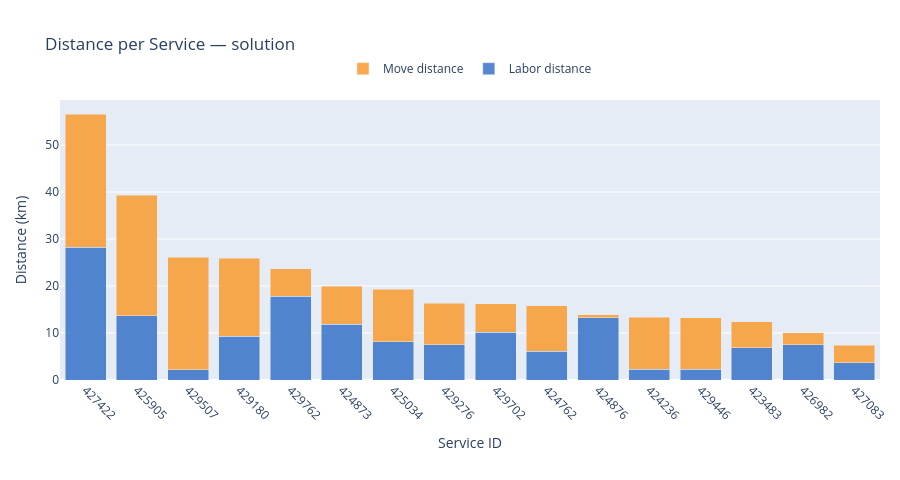

Notebook code cell kept with this figure:
### Markdown cell above
---
## Distance per Service

### Code cell
build_service_distance_figure(rows, all_services, LABEL).show()

### Figure 1 — Plotly figure (JSON) as saved in the notebook; plotly's stock layout.template omitted (floating-point values rounded to 4 significant figures)
{"data": [{"hoverinfo": "text", "hovertext": ["Service 427422<br>Labor: 28.27 km", "Service 425905<br>Labor: 13.70 km", "Service 429507<br>Labor: 2.23 km", "Service 429180<br>Labor: 9.33 km", "Service 429762<br>Labor: 17.83 km", "Service 424873<br>Labor: 11.90 km", "Service 425034<br>Labor: 8.17 km", "Service 429276<br>Labor: 7.46 km", "Service 429702<br>Labor: 10.17 km", "Service 424762<br>Labor: 6.16 km", "Service 424876<br>Labor: 13.20 km", "Service 424236<br>Labor: 2.30 km", "Service 429446<br>Labor: 2.29 km", "Service 423483<br>Labor: 6.86 km", "Service 426982<br>Labor: 7.52 km", "Service 427083<br>Labor: 3.63 km"], "marker": {"color": "rgba(55, 115, 200, 0.85)"}, "name": "Labor distance", "type": "bar", "x": ["427422", "425905", "429507", "429180", "429762", "424873", "425034", "429276", "429702", "424762", "424876", "424236", "429446", "423483", "426982", "427083"], "y": [28.27, 13.7, 2.23, 9.33, 17.83, 11.9, 8.17, 7.46, 10.17, 6.16, 13.2, 2.3, 2.29, 6.86, 7.52, 3.63]}, {"hoverinfo": "text", "hovertext": ["Service 427422<br>Move: 28.32 km", "Service 425905<br>Move: 25.65 km", "Service 429507<br>Move: 23.86 km", "Service 429180<br>Move: 16.61 km", "Service 429762<br>Move: 5.80 km", "Service 424873<br>Move: 8.07 km", "Service 425034<br>Move: 11.16 km", "Service 429276<br>Move: 8.91 km", "Service 429702<br>Move: 6.01 km", "Service 424762<br>Move: 9.59 km", "Service 424876<br>Move: 0.63 km", "Service 424236<br>Move: 11.08 km", "Service 429446<br>Move: 10.91 km", "Service 423483<br>Move: 5.51 km", "Service 426982<br>Move: 2.55 km", "Service 427083<br>Move: 3.76 km"], "marker": {"color": "rgba(250, 155, 45, 0.85)"}, "name": "Move distance", "type": "bar", "x": ["427422", "425905", "429507", "429180", "429762", "424873", "425034", "429276", "429702", "424762", "424876", "424236", "429446", "423483", "426982", "427083"], "y": [28.32, 25.65, 23.86, 16.61, 5.8, 8.07, 11.16, 8.91, 6.01, 9.59, 0.63, 11.08, 10.91, 5.51, 2.55, 3.76]}], "layout": {"barmode": "stack", "height": 480, "hovermode": "x", "legend": {"orientation": "h", "x": 0.5, "xanchor": "center", "y": 1.06, "yanchor": "bottom"}, "margin": {"b": 100, "l": 60, "r": 20, "t": 100}, "title": {"text": "Distance per Service — solution"}, "xaxis": {"tickangle": 45, "title": {"text": "Service ID"}}, "yaxis": {"title": {"text": "Distance (km)"}}}}
